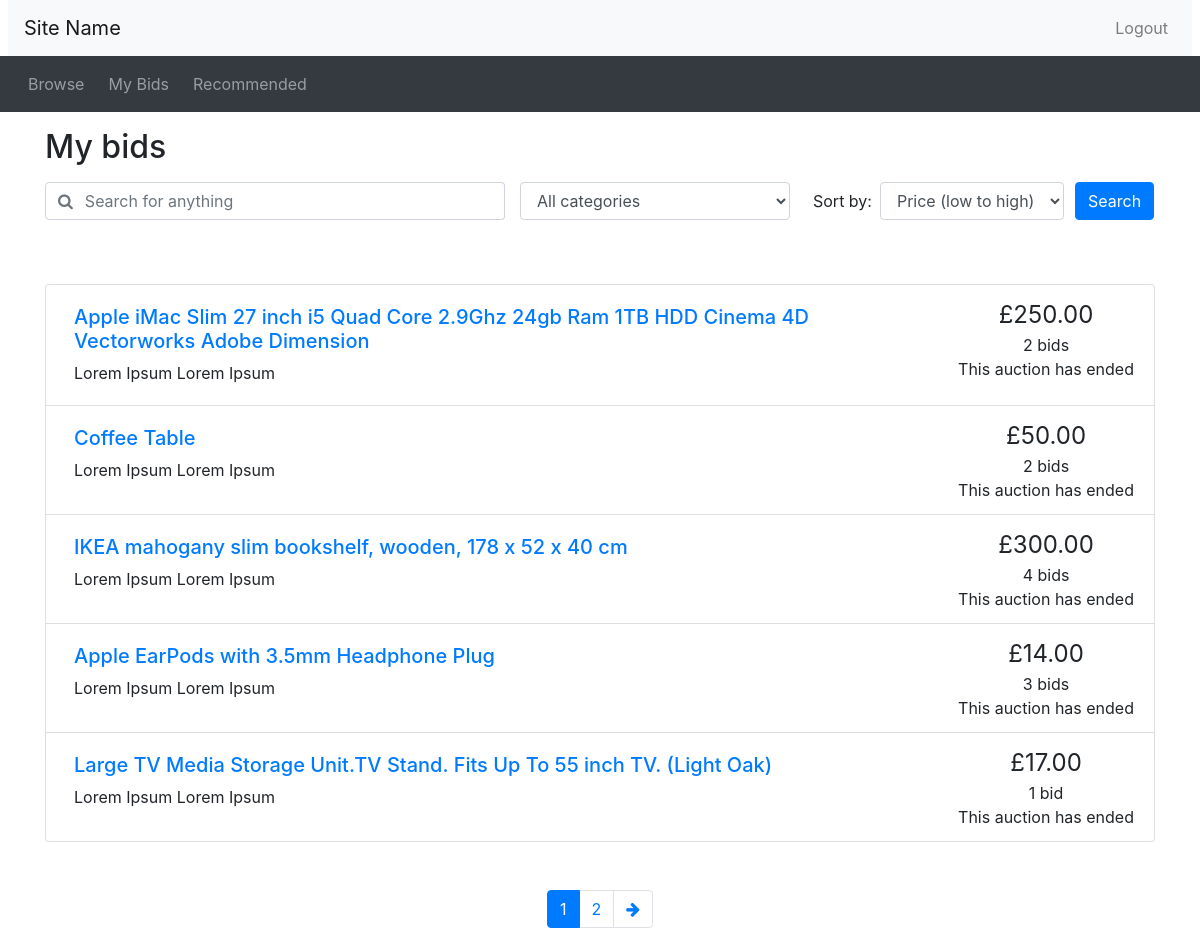
Page /mybids.php (signed in) on the earlier database version.
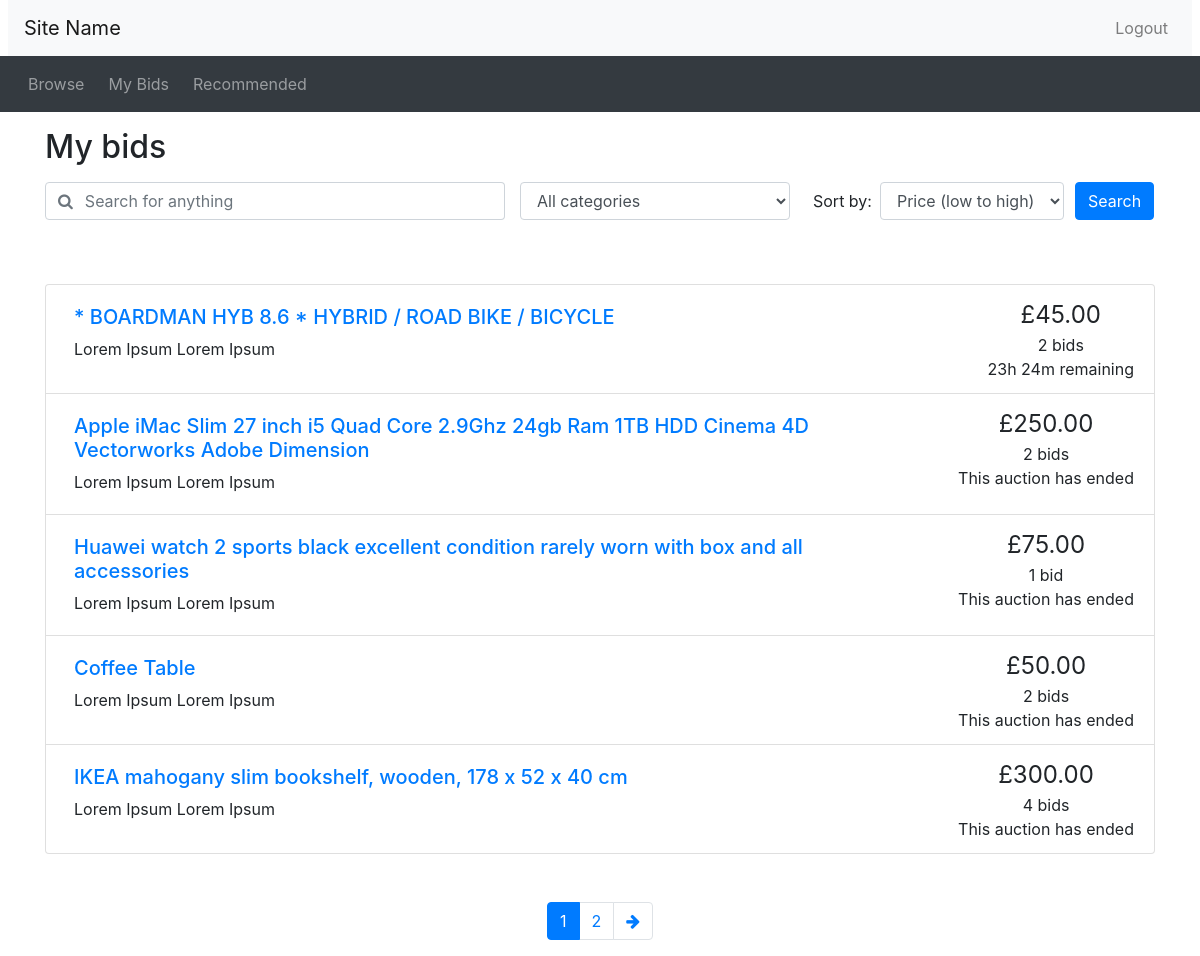
Same page on the later database version.
### tables this page shows
CREATE TABLE IF NOT EXISTS `listings` (
  `listing_id` int(11) NOT NULL AUTO_INCREMENT,
  `seller_id` int(11) DEFAULT NULL,
  `posttime` datetime NOT NULL,
  `endtime` datetime DEFAULT NULL,
  `itemdescription` text,
  `item_title` text,
  `finished` bit(1) DEFAULT NULL,
  `category` text,
  `reserveprice` decimal(10,2) DEFAULT NULL,
  `startprice` decimal(10,2) DEFAULT NULL,
  PRIMARY KEY (`listing_id`),
  KEY `seller_id` (`seller_id`)
);

### mybids.php (the view, shortened to what the changed rows need)
<?php include_once("header.php")?>
<?php require("utilities.php")?>
<?php include 'opendb.php'?>
<div class="container">
<h2 class="my-3">My bids</h2>
</div>
<?php
if (isset($_SESSION['account_type']) && $_SESSION['account_type'] == 'buyer')
{
$buyer_userid = $_SESSION['buyer_id'];
  $results_per_page = 5;
	if (!isset($_GET['keyword']))
	{
		 $query = "SELECT listings.listing_id, listings.finished, listings.item_title, listings.itemdescription, MAX(bids.bidprice), listings.startprice, listings.endtime
FROM listings LEFT JOIN bids ON listings.listing_id=bids.listing_id WHERE item_title IS NOT NULL AND buyer_id = $buyer_userid";
	}
}
	if (!isset($_GET['cat']))
	{
		 $query .= " AND category IS NOT NULL";
	}
	if (!isset($_GET['order_by']))
	{
		$query_ordered = $query . " GROUP BY listings.listing_id ORDER BY (CASE
			WHEN listings.finished IS NULL THEN TIMEDIFF(listings.endtime,CURRENT_TIMESTAMP)
			ELSE ADDTIME((TIMEDIFF(CURRENT_TIMESTAMP, listings.endtime)),\"10000:0:0\")
			END) LIMIT $results_per_page";
	}
	$tmp = explode(" ",$query);
	$tmp[1] = "COUNT(DISTINCT listings.listing_id)";
	$tmp[2] = "";
	$tmp[3] = "";
	$tmp[4] = "";
	$tmp[5] = "";
	$tmp[6] = "";
	$tmp[7] = "FROM ";
	$num_query = implode(" ",$tmp);
	$num_result = mysqli_query($connection, $num_query)
			or die('Error making count query');
	$row = mysqli_fetch_array($num_result);
	$num_results = $row[0];
	if ($num_results < 1) {
		$max_page = 1;
	}
	else {
		$max_page = ceil($num_results / $results_per_page);
	}
	if (!isset($_GET['page']))
		{
		$curr_page = 1;
	}
?>
<div class="container mt-5">
<ul class="list-group">
<?php
	$result = mysqli_query($connection, $query_ordered)
		or die('Error making select users query');
	while ($row = mysqli_fetch_array($result))
	{
		$count_bid_query = "SELECT COUNT(*) FROM bids WHERE listing_id = {$row['listing_id']}";
		$count_bid_result = mysqli_query($connection, $count_bid_query)
			or die('Error making top bid query');
		$bid_count = mysqli_fetch_array($count_bid_result);
		if ($bid_count[0] == 0) {
			print_listing_li($row['listing_id'], $row['item_title'], $row['itemdescription'], $row['startprice'], $bid_count[0], date_create($row['endtime']));
		}
		else {
			print_listing_li($row['listing_id'], $row['item_title'], $row['itemdescription'], $row['MAX(bids.bidprice)'], $bid_count[0], date_create($row['endtime']));
		}
	}
?>
</ul>
<nav aria-label="Search results pages" class="mt-5">
  <ul class="pagination justify-content-center">
<?php
  $querystring = "";
  $high_page_boost = max(3 - $curr_page, 0);
  $low_page_boost = max(2 - ($max_page - $curr_page), 0);
  $low_page = max(1, $curr_page - 2 - $low_page_boost);
  $high_page = min($max_page, $curr_page + 2 + $high_page_boost);
  for ($i = $low_page; $i <= $high_page; $i++) {
    if ($i == $curr_page) {
      echo('
    <li class="page-item active">');
    }
    else {
      echo('
    <li class="page-item">');
    }
    echo('
      <a class="page-link" href="mybids.php?' . $querystring . 'page=' . $i . '">' . $i . '</a>
    </li>');
  }
?>
  </ul>
</nav>
</div>
<?php include_once("footer.php")?>
<?php include_once("footer.php")?>

### utilities.php
<?php
function display_time_remaining($interval) {
    if ($interval->days == 0 && $interval->h == 0) {
      $time_remaining = $interval->format('%im %Ss');
    }
    else if ($interval->days == 0) {
      $time_remaining = $interval->format('%hh %im');
    }
    else {
      $time_remaining = $interval->format('%ad %hh');
    }
  return $time_remaining;
}
function print_listing_li($item_id, $title, $desc, $price, $num_bids, $end_time)
{
  if (strlen($desc) > 250) {
    $desc_shortened = substr($desc, 0, 250) . '...';
  }
  else {
    $desc_shortened = $desc;
  }
  if ($num_bids == 1) {
    $bid = ' bid';
  }
  else {
    $bid = ' bids';
  }
  $now = new DateTime();
  if ($now > $end_time) {
    $time_remaining = 'This auction has ended';
  }
  else {
    $time_to_end = date_diff($now, $end_time);
    $time_remaining = display_time_remaining($time_to_end) . ' remaining';
  }
  echo('
    <li class="list-group-item d-flex justify-content-between">
    <div class="p-2 mr-5"><h5><a href="listing.php?item_id=' . $item_id . '">' . $title . '</a></h5>' . $desc_shortened . '</div>
    <div class="text-center text-nowrap"><span style="font-size: 1.5em">£' . number_format($price, 2) . '</span><br/>' . $num_bids . $bid . '<br/>' . $time_remaining . '</div>
  </li>'
  );
}
?>

Differences in the rows shown:
no longer on this page (row edited): listings: item_title "Apple EarPods with 3.5mm Headphone Plug", itemdescription "Lorem Ipsum Lorem Ipsum", price "14.00", num_bids "3", bid "bids", time_remaining "This auction has ended"
no longer on this page (row edited): listings: item_title "Large TV Media Storage Unit.TV Stand. Fits Up To 55 inch TV. (Light Oak)", itemdescription "Lorem Ipsum Lorem Ipsum", price "17.00", num_bids "1", bid "bid", time_remaining "This auction has ended"
now on this page (row unchanged): listings: item_title "* BOARDMAN HYB 8.6 * HYBRID / ROAD BIKE / BICYCLE", itemdescription "Lorem Ipsum Lorem Ipsum", price "45.00", num_bids "2", bid "bids", time_remaining "23h 24m remaining"
now on this page (row edited): listings: item_title "Huawei watch 2 sports black excellent condition rarely worn with box and all accessories", itemdescription "Lorem Ipsum Lorem Ipsum", price "75.00", num_bids "1", bid "bid", time_remaining "This auction has ended"
